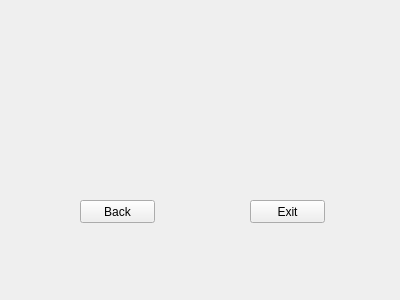
<?xml version="1.0" encoding="UTF-8"?>
<ui version="4.0">
 <class>ThirdWin</class>
 <widget class="QWidget" name="ThirdWin">
  <property name="geometry">
   <rect>
    <x>0</x>
    <y>0</y>
    <width>400</width>
    <height>300</height>
   </rect>
  </property>
  <property name="windowTitle">
   <string>Form</string>
  </property>
  <widget class="QPushButton" name="pushButton">
   <property name="geometry">
    <rect>
     <x>250</x>
     <y>200</y>
     <width>75</width>
     <height>23</height>
    </rect>
   </property>
   <property name="text">
    <string>Exit</string>
   </property>
  </widget>
  <widget class="QPushButton" name="pushButton_2">
   <property name="geometry">
    <rect>
     <x>80</x>
     <y>200</y>
     <width>75</width>
     <height>23</height>
    </rect>
   </property>
   <property name="text">
    <string>Back</string>
   </property>
  </widget>
 </widget>
 <resources/>
 <connections/>
</ui>
